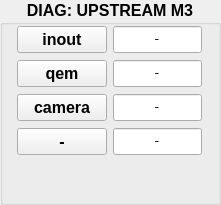
               <widget class="QGroupBox" name="groupBox_UM3">
                <property name="geometry">
                 <rect>
                  <x>780</x>
                  <y>10</y>
                  <width>221</width>
                  <height>205</height>
                 </rect>
                </property>
                <property name="font">
                 <font>
                  <pointsize>12</pointsize>
                  <weight>75</weight>
                  <bold>true</bold>
                  <kerning>true</kerning>
                 </font>
                </property>
                <property name="title">
                 <string>DIAG: UPSTREAM M3</string>
                </property>
                <property name="alignment">
                 <set>Qt::AlignHCenter|Qt::AlignTop</set>
                </property>
                <widget class="QLineEdit" name="lineEdit_UM3_Y">
                 <property name="geometry">
                  <rect>
                   <x>113</x>
                   <y>26</y>
                   <width>89</width>
                   <height>27</height>
                  </rect>
                 </property>
                 <property name="sizePolicy">
                  <sizepolicy hsizetype="Fixed" vsizetype="Fixed">
                   <horstretch>0</horstretch>
                   <verstretch>0</verstretch>
                  </sizepolicy>
                 </property>
                 <property name="font">
                  <font>
                   <family>Courier</family>
                   <pointsize>12</pointsize>
                   <weight>50</weight>
                   <bold>false</bold>
                  </font>
                 </property>
                 <property name="statusTip">
                  <string>optic 1</string>
                 </property>
                 <property name="whatsThis">
                  <string>first optic title</string>
                 </property>
                 <property name="text">
                  <string>-</string>
                 </property>
                 <property name="alignment">
                  <set>Qt::AlignCenter</set>
                 </property>
                </widget>
                <widget class="QPushButton" name="pushButton_UM3_Y">
                 <property name="geometry">
                  <rect>
                   <x>17</x>
                   <y>26</y>
                   <width>90</width>
                   <height>27</height>
                  </rect>
                 </property>
                 <property name="sizePolicy">
                  <sizepolicy hsizetype="Fixed" vsizetype="Fixed">
                   <horstretch>0</horstretch>
                   <verstretch>0</verstretch>
                  </sizepolicy>
                 </property>
                 <property name="font">
                  <font>
                   <weight>75</weight>
                   <bold>true</bold>
                  </font>
                 </property>
                 <property name="text">
                  <string>inout</string>
                 </property>
                </widget>
                <widget class="QLineEdit" name="lineEdit_UM3_qem">
                 <property name="geometry">
                  <rect>
                   <x>113</x>
                   <y>60</y>
                   <width>89</width>
                   <height>27</height>
                  </rect>
                 </property>
                 <property name="sizePolicy">
                  <sizepolicy hsizetype="Fixed" vsizetype="Fixed">
                   <horstretch>0</horstretch>
                   <verstretch>0</verstretch>
                  </sizepolicy>
                 </property>
                 <property name="font">
                  <font>
                   <family>Courier</family>
                   <pointsize>12</pointsize>
                   <weight>50</weight>
                   <bold>false</bold>
                  </font>
                 </property>
                 <property name="statusTip">
                  <string>optic 1</string>
                 </property>
                 <property name="whatsThis">
                  <string>first optic title</string>
                 </property>
                 <property name="text">
                  <string>-</string>
                 </property>
                 <property name="alignment">
                  <set>Qt::AlignCenter</set>
                 </property>
                </widget>
                <widget class="QLineEdit" name="lineEdit_UM3_camera">
                 <property name="enabled">
                  <bool>true</bool>
                 </property>
                 <property name="geometry">
                  <rect>
                   <x>113</x>
                   <y>94</y>
                   <width>89</width>
                   <height>27</height>
                  </rect>
                 </property>
                 <property name="sizePolicy">
                  <sizepolicy hsizetype="Fixed" vsizetype="Fixed">
                   <horstretch>0</horstretch>
                   <verstretch>0</verstretch>
                  </sizepolicy>
                 </property>
                 <property name="font">
                  <font>
                   <family>Courier</family>
                   <pointsize>12</pointsize>
                   <weight>50</weight>
                   <bold>false</bold>
                  </font>
                 </property>
                 <property name="statusTip">
                  <string>optic 1</string>
                 </property>
                 <property name="whatsThis">
                  <string>first optic title</string>
                 </property>
                 <property name="text">
                  <string>-</string>
                 </property>
                 <property name="frame">
                  <bool>true</bool>
                 </property>
                 <property name="alignment">
                  <set>Qt::AlignCenter</set>
                 </property>
                 <property name="clearButtonEnabled" stdset="0">
                  <bool>false</bool>
                 </property>
                </widget>
                <widget class="QPushButton" name="pushButton_UM3_qem">
                 <property name="geometry">
                  <rect>
                   <x>17</x>
                   <y>60</y>
                   <width>90</width>
                   <height>27</height>
                  </rect>
                 </property>
                 <property name="sizePolicy">
                  <sizepolicy hsizetype="Fixed" vsizetype="Fixed">
                   <horstretch>0</horstretch>
                   <verstretch>0</verstretch>
                  </sizepolicy>
                 </property>
                 <property name="font">
                  <font>
                   <weight>75</weight>
                   <bold>true</bold>
                  </font>
                 </property>
                 <property name="text">
                  <string>qem</string>
                 </property>
                </widget>
                <widget class="QPushButton" name="pushButton_UM3_camera">
                 <property name="geometry">
                  <rect>
                   <x>17</x>
                   <y>94</y>
                   <width>90</width>
                   <height>27</height>
                  </rect>
                 </property>
                 <property name="sizePolicy">
                  <sizepolicy hsizetype="Fixed" vsizetype="Fixed">
                   <horstretch>0</horstretch>
                   <verstretch>0</verstretch>
                  </sizepolicy>
                 </property>
                 <property name="font">
                  <font>
                   <weight>75</weight>
                   <bold>true</bold>
                  </font>
                 </property>
                 <property name="text">
                  <string>camera</string>
                 </property>
                </widget>
                <widget class="QPushButton" name="pushButton_UM3_spare">
                 <property name="geometry">
                  <rect>
                   <x>17</x>
                   <y>128</y>
                   <width>90</width>
                   <height>27</height>
                  </rect>
                 </property>
                 <property name="sizePolicy">
                  <sizepolicy hsizetype="Fixed" vsizetype="Fixed">
                   <horstretch>0</horstretch>
                   <verstretch>0</verstretch>
                  </sizepolicy>
                 </property>
                 <property name="font">
                  <font>
                   <weight>75</weight>
                   <bold>true</bold>
                  </font>
                 </property>
                 <property name="text">
                  <string>-</string>
                 </property>
                </widget>
                <widget class="QLineEdit" name="lineEdit_UM3_spare">
                 <property name="enabled">
                  <bool>true</bool>
                 </property>
                 <property name="geometry">
                  <rect>
                   <x>113</x>
                   <y>128</y>
                   <width>89</width>
                   <height>27</height>
                  </rect>
                 </property>
                 <property name="sizePolicy">
                  <sizepolicy hsizetype="Fixed" vsizetype="Fixed">
                   <horstretch>0</horstretch>
                   <verstretch>0</verstretch>
                  </sizepolicy>
                 </property>
                 <property name="font">
                  <font>
                   <family>Courier</family>
                   <pointsize>12</pointsize>
                   <weight>50</weight>
                   <bold>false</bold>
                  </font>
                 </property>
                 <property name="statusTip">
                  <string>optic 1</string>
                 </property>
                 <property name="whatsThis">
                  <string>first optic title</string>
                 </property>
                 <property name="text">
                  <string>-</string>
                 </property>
                 <property name="frame">
                  <bool>true</bool>
                 </property>
                 <property name="alignment">
                  <set>Qt::AlignCenter</set>
                 </property>
                </widget>
               </widget>
